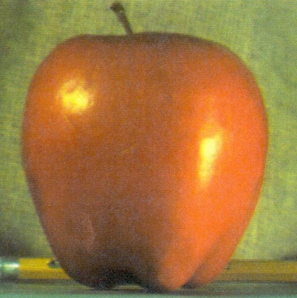
#> input picture Datas/Apple.png, 297 x 298 px, given in place of OpencvLogo.png, which was not available
$ python HoughCirclesTrans.py
#> lines starting #> are read from the running program, lines starting #| are printed output that depends on the picture; pictures that were not available may be replaced by others from this repository, and a replacement may not be noted
#!/usr/bin/python2.7
# -*- coding:utf-8 -*-
__author__ = 'lh'
__version__ = '1.0'
__date__ = '23/04/2015'


import sys
sys.path.append("../../../")

import cv2
import cv2.cv as cv
import time
import math
import numpy as np

import Src.ToolBox.ImageProcessTool     as IPT


if __name__ == '__main__':
    SrcImg = cv2.imread('../../../Datas/OpencvLogo.png')
#> SrcImg is the input picture: shape (298, 297, 3); mean B, G, R 63.4, 118.4, 158.7
    SrcImg = cv2.GaussianBlur(src=SrcImg, ksize=(7, 7), sigmaX=1)
    GrayImg = cv2.cvtColor(SrcImg, cv2.COLOR_BGR2GRAY)
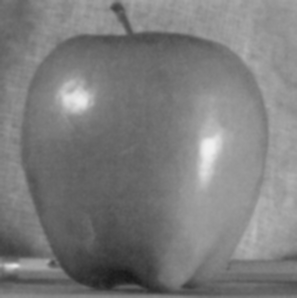
#> GrayImg: shape (298, 297); min 24, max 240, mean 124.2

    CannyThreshHigh = 50
    CannyThreshLow = 30
    Circles = cv2.HoughCircles(image=GrayImg, method=cv.CV_HOUGH_GRADIENT,
                               dp=1, minDist=20, param1=CannyThreshHigh,
                               param2=CannyThreshLow, minRadius=0, maxRadius=0)
#> Circles = [[137.5, 163.5, 132.1], [120.5, 148.5, 145.7], [172.5, 143.5, 152.5], [140.5, 141.5, 129.8], [156.5, 192.5, 161.6], [160.5, 171.5, 139.4], [128.5, 194.5, 100.1], [100.5, 121.5, 167.7], [98.5, 155.5, 121.4], [185.5, 124.5, 82.3], [75.5, 95.5, 16.6]]

    Circles = np.uint16(np.around(Circles))
#> Circles = [[138, 164, 132], [120, 148, 146], [172, 144, 152], [140, 142, 130], [156, 192, 162], [160, 172, 139], [128, 194, 100], [100, 122, 168], [98, 156, 121], [186, 124, 82], [76, 96, 17]]
    for circle in Circles[0,:]:
        Center = (circle[0], circle[1])
        Radius = circle[2]
        # draw the outer circle
        cv2.circle(SrcImg, Center, Radius, (0,0,255), 2)
        # draw the center of the circle
        cv2.circle(SrcImg, Center, 2, (0,255,0), 3)
#> this loop made 11 passes
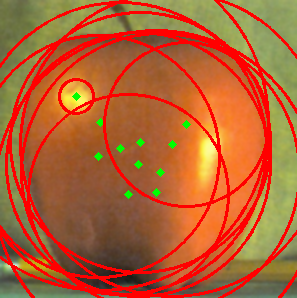
#> SrcImg: shape (298, 297, 3); mean B, G, R 50.6, 96.1, 177.4

    cv2.imshow('detected circles',SrcImg)
    cv2.waitKey(0)
    cv2.destroyAllWindows()

$ run again, on Datas/Orange.png
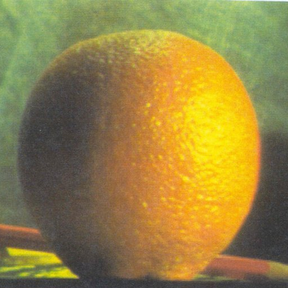
#> input picture Datas/Orange.png, 288 x 288 px, given in place of OpencvLogo.png, which was not available
#> SrcImg is the input picture: shape (288, 288, 3); mean B, G, R 68, 131.3, 150
#> `GrayImg = cv2.cvtColor(SrcImg, cv2.COLOR_BGR2GRAY)`:
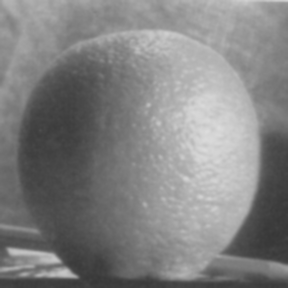
#> GrayImg: shape (288, 288); min 55, max 220, mean 129.7
#> `Circles = cv2.HoughCircles(image=GrayImg, method=cv.CV_HOUGH_GRADIENT,..`: Circles = 51 rows, first 8: [141.5, 153.5, 125], [117.5, 152.5, 142.9], [134.5, 172.5, 117.9], [71.5, 161.5, 116.2], [108.5, 131.5, 86.8], [102.5, 166.5, 117.5], [51.5, 156.5, 120.5], [30.5, 168.5, 170.7]
#> `Circles = np.uint16(np.around(Circles))`: Circles = 51 rows, first 8: [142, 154, 125], [118, 152, 143], [134, 172, 118], [72, 162, 116], [108, 132, 87], [102, 166, 118], [52, 156, 120], [30, 168, 171]
#> the loop `for circle in Circles[0,:]:` made 51 passes
#> after the loop `for circle in Circles[0,:]:`:
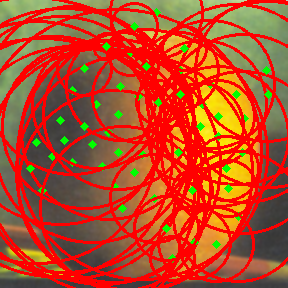
#> SrcImg: shape (288, 288, 3); mean B, G, R 40.4, 75, 183
